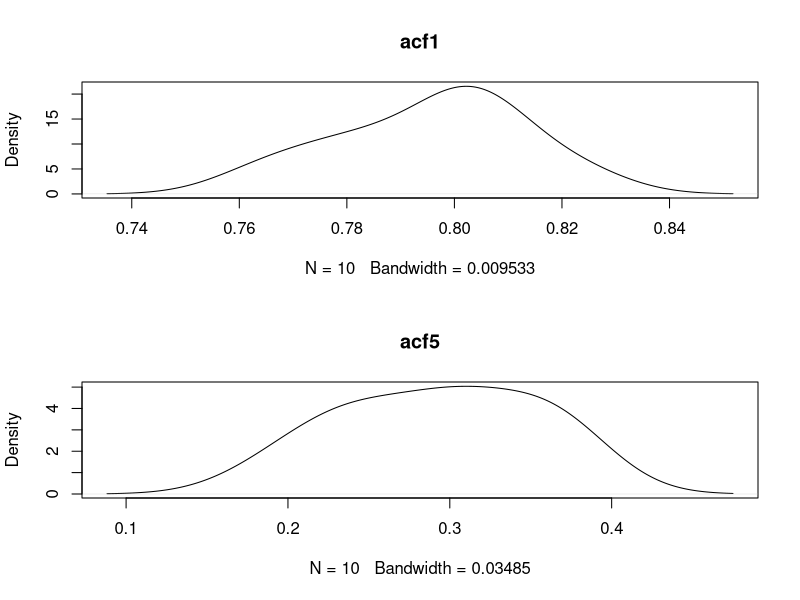

Here is the R script that generated this plot:
## ---- chunk 1
knitr::opts_chunk$set(echo = TRUE)
## ---- chunk 2
set.seed(1234)
T = 1000
N = 10000
Y = matrix(, nrow=1000, ncol=N/T)
for (i in 1:(N/T)) {
  Y[,i] = arima.sim(model=list(ar=c(0.8)), n=T)
}
print(acf(Y[,1], lag=5, main="", plot=FALSE)[c(1,5)])
## ---- chunk 3
my_acfs = matrix(, nrow=2, ncol=N/T)
for (i in 1:(N/T)) {
  my_acfs[1,i] = acf(Y[,i], lag=5, main="", plot=FALSE)[1]$acf
  my_acfs[2,i] = acf(Y[,i], lag=5, main="", plot=FALSE)[5]$acf
}
## ---- chunk 4
acf1 = my_acfs[1,]
acf2 = my_acfs[2,]
par(mfrow=c(2,1))
plot(density(acf1), main="acf1")
plot(density(acf2), main="acf5")
paste("acf1; mean:", mean(acf1), "sd:", sd(acf1))
paste("acf5; mean:", mean(acf2), "sd:", sd(acf2))
## ---- chunk 5
ten_predict_error <- function(a110, a109, a108) {
  return(a110 - (.3 * a109) + (.12 * a108))
}

n_samples = 1000

a110 = rt(n_samples, 4)
a109 = rt(n_samples, 4)
a108 = rt(n_samples, 4)

predictions = ten_predict_error(a110, a109, a108)

a = mean(predictions)
s = sd(predictions)

error = qnorm(.975)*s/sqrt(n_samples)
paste0("95% C.I. of 10-step ahead prediction error(n=", n_samples,"): (", a-error, ", ", a+error, ")")
